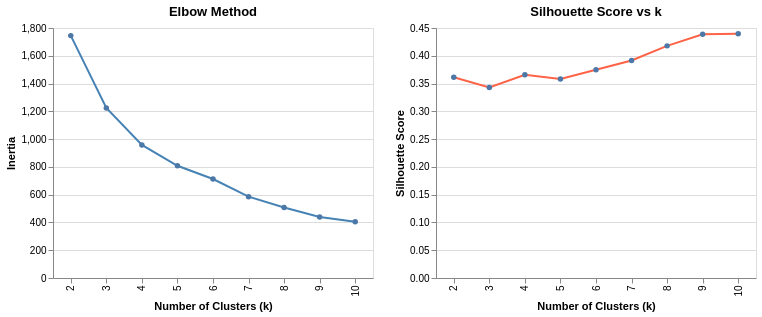

Notebook code for this chart:
### Code cell
chart_e = alt.Chart(elbow_df).mark_line(point=True, color='steelblue').encode(
    x=alt.X('k:O', title='Number of Clusters (k)'),
    y=alt.Y('inertia:Q', title='Inertia')
).properties(title='Elbow Method', width=320, height=250)
chart_s = alt.Chart(elbow_df).mark_line(point=True, color='tomato').encode(
    x=alt.X('k:O', title='Number of Clusters (k)'),
    y=alt.Y('silhouette:Q', title='Silhouette Score')
).properties(title='Silhouette Score vs k', width=320, height=250)
(chart_e | chart_s)

### Figure 1 — Vega-Lite specification as saved in the notebook (floating-point values rounded to 4 significant figures)
{"config": {"view": {"continuousWidth": 300, "continuousHeight": 300}}, "hconcat": [{"mark": {"type": "line", "color": "steelblue", "point": true}, "encoding": {"x": {"field": "k", "title": "Number of Clusters (k)", "type": "ordinal"}, "y": {"field": "inertia", "title": "Inertia", "type": "quantitative"}}, "height": 250, "title": "Elbow Method", "width": 320}, {"mark": {"type": "line", "color": "tomato", "point": true}, "encoding": {"x": {"field": "k", "title": "Number of Clusters (k)", "type": "ordinal"}, "y": {"field": "silhouette", "title": "Silhouette Score", "type": "quantitative"}}, "height": 250, "title": "Silhouette Score vs k", "width": 320}], "data": {"name": "data-dc87e17587230cd6871d81d95520907e"}, "$schema": "https://vega.github.io/schema/vega-lite/v5.20.1.json", "datasets": {"data-dc87e17587230cd6871d81d95520907e": [{"k": 2, "inertia": 1745.0, "silhouette": 0.3614}, {"k": 3, "inertia": 1224.0, "silhouette": 0.343}, {"k": 4, "inertia": 958.0, "silhouette": 0.366}, {"k": 5, "inertia": 808.1, "silhouette": 0.3584}, {"k": 6, "inertia": 712.9, "silhouette": 0.3748}, {"k": 7, "inertia": 585.6, "silhouette": 0.3916}, {"k": 8, "inertia": 507.4, "silhouette": 0.4178}, {"k": 9, "inertia": 439.9, "silhouette": 0.4388}, {"k": 10, "inertia": 405.4, "silhouette": 0.4398}]}}
